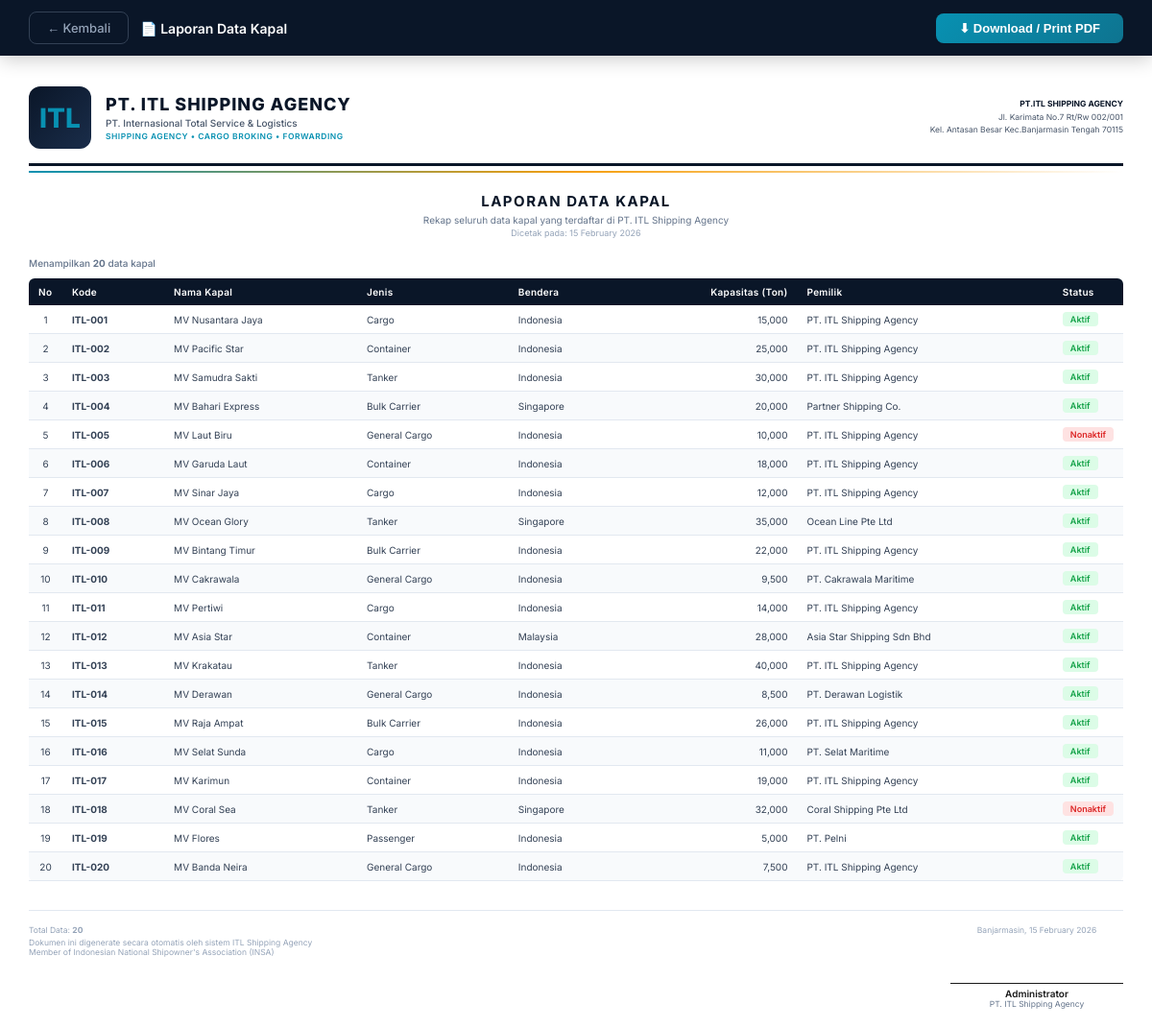
The app's page /kapal/report.php (signed in) with its own data.
### tables this page shows
CREATE TABLE `kapal` (
  `id` int(11) NOT NULL,
  `nama_kapal` varchar(100) NOT NULL,
  `kode_kapal` varchar(30) NOT NULL,
  `jenis_kapal` varchar(50) DEFAULT NULL,
  `bendera` varchar(50) DEFAULT NULL,
  `kapasitas_ton` int(11) DEFAULT 0,
  `pemilik` varchar(100) DEFAULT NULL,
  `keterangan` text DEFAULT NULL,
  `status` enum('aktif','nonaktif') NOT NULL DEFAULT 'aktif',
  `created_at` datetime NOT NULL DEFAULT current_timestamp(),
  `updated_at` datetime NOT NULL DEFAULT current_timestamp() ON UPDATE current_timestamp()
);

### kapal/report.php (the view, shortened to what this page needs)
<?php
require_once __DIR__ . '/../config/database.php';
require_once __DIR__ . '/../includes/report_helper.php';
$data = $pdo->query("SELECT * FROM kapal ORDER BY kode_kapal")->fetchAll();
echo getReportHeader('Laporan Data Kapal', 'Rekap seluruh data kapal yang terdaftar di PT. ITL Shipping Agency');
?>
<div class="total-info">Menampilkan <strong><?= count($data) ?></strong> data kapal</div>
<table class="report-table">
    <thead>
        <tr>
            <th style="width:35px">No</th>
            <th>Kode</th>
            <th>Nama Kapal</th>
            <th>Jenis</th>
            <th>Bendera</th>
            <th style="text-align:right">Kapasitas (Ton)</th>
            <th>Pemilik</th>
            <th style="width:70px">Status</th>
        </tr>
    </thead>
    <tbody>
        <?php foreach ($data as $i => $d): ?>
        <tr>
            <td style="text-align:center"><?= $i + 1 ?></td>
            <td><strong><?= htmlspecialchars($d['kode_kapal']) ?></strong></td>
            <td><?= htmlspecialchars($d['nama_kapal']) ?></td>
            <td><?= htmlspecialchars($d['jenis_kapal'] ?? '-') ?></td>
            <td><?= htmlspecialchars($d['bendera'] ?? '-') ?></td>
            <td style="text-align:right"><?= number_format($d['kapasitas_ton']) ?></td>
            <td><?= htmlspecialchars($d['pemilik'] ?? '-') ?></td>
            <td><span class="badge badge-<?= $d['status'] ?>"><?= ucfirst($d['status']) ?></span></td>
        </tr>
        <?php endforeach; ?>
    </tbody>
</table>
<?php echo getReportFooter(count($data)); ?>

### includes/report_helper.php (style rules this page uses)
* { margin: 0; padding: 0; box-sizing: border-box; }
body { font-family: "Inter", Arial, sans-serif; color: #1a1a1a; font-size: 11px; }
.report-table { width: 100%; border-collapse: collapse; margin-bottom: 20px; }
.report-table thead th { background: #0a1628; color: #fff; padding: 8px 10px; font-size: 10px; font-weight: 600; text-align: left; letter-spacing: 0.3px; white-space: nowrap; }
.report-table thead th:first-child { border-radius: 6px 0 0 0; }
.report-table thead th:last-child { border-radius: 0 6px 0 0; }
.report-table tbody td { padding: 7px 10px; font-size: 10px; border-bottom: 1px solid #e2e8f0; color: #334155; }
.report-table tbody tr:nth-child(even) { background: #f8fafc; }
.report-table tbody tr:last-child td:first-child { border-radius: 0 0 0 6px; }
.report-table tbody tr:last-child td:last-child { border-radius: 0 0 6px 0; }
.badge { display: inline-block; padding: 2px 8px; border-radius: 4px; font-size: 9px; font-weight: 600; }
.badge-aktif, .badge-tiba, .badge-selesai { background: #dcfce7; color: #16a34a; }
.badge-nonaktif, .badge-batal { background: #fee2e2; color: #dc2626; }
.total-info { font-size: 10px; color: #64748b; margin-bottom: 10px; font-weight: 500; }

### records on screen
kapal: kode_kapal "ITL-001", nama_kapal "MV Nusantara Jaya", jenis_kapal "Cargo", bendera "Indonesia", kapasitas_ton "15,000", pemilik "PT. ITL Shipping Agency", status "Aktif"
kapal: kode_kapal "ITL-002", nama_kapal "MV Pacific Star", jenis_kapal "Container", bendera "Indonesia", kapasitas_ton "25,000", pemilik "PT. ITL Shipping Agency", status "Aktif"
kapal: kode_kapal "ITL-003", nama_kapal "MV Samudra Sakti", jenis_kapal "Tanker", bendera "Indonesia", kapasitas_ton "30,000", pemilik "PT. ITL Shipping Agency", status "Aktif"
kapal: kode_kapal "ITL-004", nama_kapal "MV Bahari Express", jenis_kapal "Bulk Carrier", bendera "Singapore", kapasitas_ton "20,000", pemilik "Partner Shipping Co.", status "Aktif"
kapal: kode_kapal "ITL-005", nama_kapal "MV Laut Biru", jenis_kapal "General Cargo", bendera "Indonesia", kapasitas_ton "10,000", pemilik "PT. ITL Shipping Agency", status "Nonaktif"
kapal: kode_kapal "ITL-006", nama_kapal "MV Garuda Laut", jenis_kapal "Container", bendera "Indonesia", kapasitas_ton "18,000", pemilik "PT. ITL Shipping Agency", status "Aktif"
kapal: kode_kapal "ITL-007", nama_kapal "MV Sinar Jaya", jenis_kapal "Cargo", bendera "Indonesia", kapasitas_ton "12,000", pemilik "PT. ITL Shipping Agency", status "Aktif"
kapal: kode_kapal "ITL-008", nama_kapal "MV Ocean Glory", jenis_kapal "Tanker", bendera "Singapore", kapasitas_ton "35,000", pemilik "Ocean Line Pte Ltd", status "Aktif"
kapal: kode_kapal "ITL-009", nama_kapal "MV Bintang Timur", jenis_kapal "Bulk Carrier", bendera "Indonesia", kapasitas_ton "22,000", pemilik "PT. ITL Shipping Agency", status "Aktif"
kapal: kode_kapal "ITL-010", nama_kapal "MV Cakrawala", jenis_kapal "General Cargo", bendera "Indonesia", kapasitas_ton "9,500", pemilik "PT. Cakrawala Maritime", status "Aktif"
kapal: kode_kapal "ITL-011", nama_kapal "MV Pertiwi", jenis_kapal "Cargo", bendera "Indonesia", kapasitas_ton "14,000", pemilik "PT. ITL Shipping Agency", status "Aktif"
kapal: kode_kapal "ITL-012", nama_kapal "MV Asia Star", jenis_kapal "Container", bendera "Malaysia", kapasitas_ton "28,000", pemilik "Asia Star Shipping Sdn Bhd", status "Aktif"
kapal: kode_kapal "ITL-013", nama_kapal "MV Krakatau", jenis_kapal "Tanker", bendera "Indonesia", kapasitas_ton "40,000", pemilik "PT. ITL Shipping Agency", status "Aktif"
kapal: kode_kapal "ITL-014", nama_kapal "MV Derawan", jenis_kapal "General Cargo", bendera "Indonesia", kapasitas_ton "8,500", pemilik "PT. Derawan Logistik", status "Aktif"
kapal: kode_kapal "ITL-015", nama_kapal "MV Raja Ampat", jenis_kapal "Bulk Carrier", bendera "Indonesia", kapasitas_ton "26,000", pemilik "PT. ITL Shipping Agency", status "Aktif"
kapal: kode_kapal "ITL-016", nama_kapal "MV Selat Sunda", jenis_kapal "Cargo", bendera "Indonesia", kapasitas_ton "11,000", pemilik "PT. Selat Maritime", status "Aktif"
kapal: kode_kapal "ITL-017", nama_kapal "MV Karimun", jenis_kapal "Container", bendera "Indonesia", kapasitas_ton "19,000", pemilik "PT. ITL Shipping Agency", status "Aktif"
kapal: kode_kapal "ITL-018", nama_kapal "MV Coral Sea", jenis_kapal "Tanker", bendera "Singapore", kapasitas_ton "32,000", pemilik "Coral Shipping Pte Ltd", status "Nonaktif"
kapal: kode_kapal "ITL-019", nama_kapal "MV Flores", jenis_kapal "Passenger", bendera "Indonesia", kapasitas_ton "5,000", pemilik "PT. Pelni", status "Aktif"
kapal: kode_kapal "ITL-020", nama_kapal "MV Banda Neira", jenis_kapal "General Cargo", bendera "Indonesia", kapasitas_ton "7,500", pemilik "PT. ITL Shipping Agency", status "Aktif"

### other values on screen
$report_title "Laporan Data Kapal"
$report_title "LAPORAN DATA KAPAL"
$report_subtitle "Rekap seluruh data kapal yang terdaftar di PT. ITL Shipping Agency"
count($data) "20"
$total_data "20"
